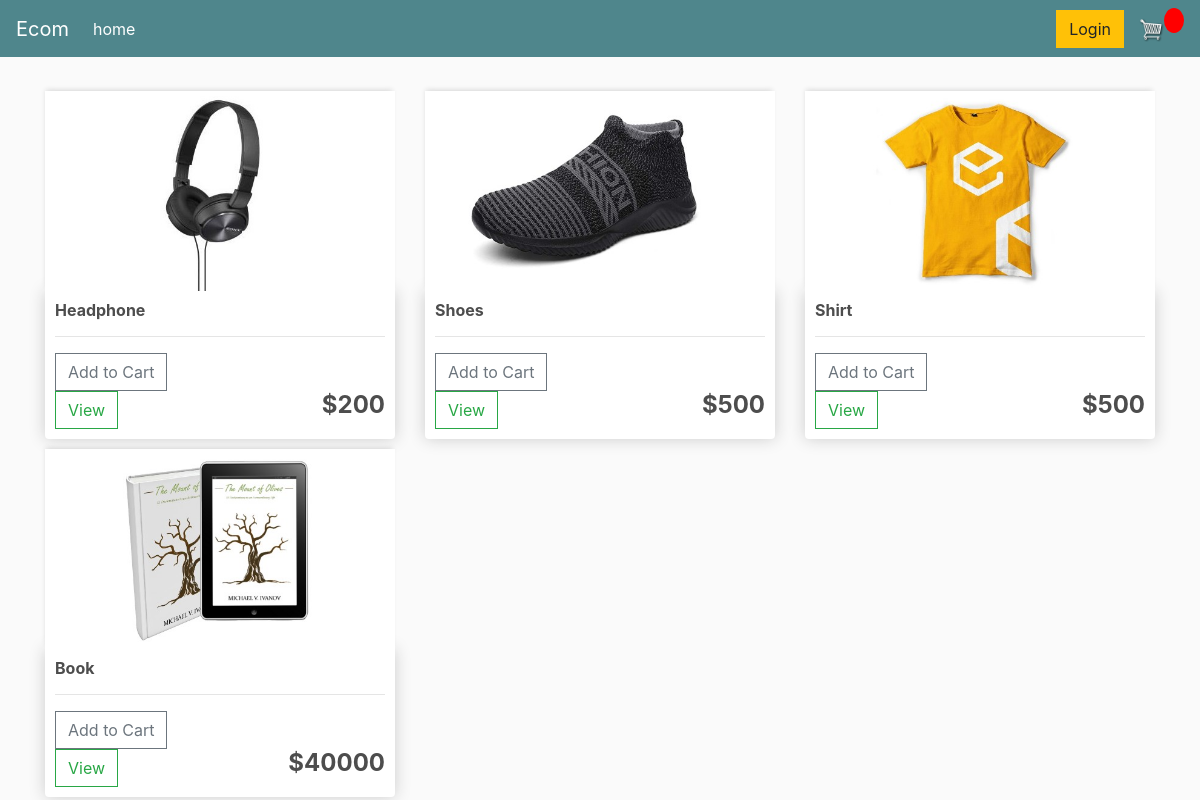
The page / on the database its author committed.
### home/models.py (models this page shows)
class Product(models.Model):
    name = models.CharField(max_length= 100)
    price = models.IntegerField()
    digital = models.BooleanField(default=False,null=True, blank=True)
    image = models.ImageField(upload_to="product_images",default="placeholder.png")

### home/views.py (the view)
# urls.py: 2. Add a URL to urlpatterns:  path('', views.home, name='home')
def home(request):
    products = Product.objects.all()
    user = request.user
    context = {'products':products,'user': user}
    return render(request,'home/store.html',context)

### home/templates/home/store.html (shortened to what this page needs)
{% extends 'home/main.html' %}
{% load static %}
{% block content %}
	<div class="row">
		{% for product in products %}
		<div class="col-lg-4">
			<img class="thumbnail" src="{{product.image.url}}">
			<div class="box-element product">
				<h6><strong>{{product.name}}</strong></h6>
				<hr>
				<form action="add_cart" method="POST">
				<button value="{{product.id}}" name="add" class="btn btn-outline-secondary add-btn update-cart">Add to Cart</button>
				</form>
				<a class="btn btn-outline-success" href="#">View</a>
				<h4 style="display: inline-block; float: right"><strong>${{product.price}}</strong></h4>
			</div>
		</div>
		{% endfor %}
	</div>
{% endblock content %}

### static/css/main.css (style rules this page uses)
body { background-color: hsl(0, 0%, 98%); }
h1,h2,h3,h4,h5,h6 { color:hsl(0, 0%, 30%); }
.box-element { box-shadow:hsl(0, 0%, 80%) 0 0 16px; background-color: #fff; border-radius: 4px; padding: 10px; }
.thumbnail { width: 100%; height: 200px; -webkit-box-shadow: -1px -3px 5px -2px rgba(214,214,214,1); -moz-box-shadow: -1px -3px 5px -2px rgba(214,214,214,1); box-shadow: -1px -3px 5px -2px rgba(214,214,214,1); }
.product { border-radius: 0 0 4px 4px; }
.col-lg-4, .col-lg-6, .col-lg-8, .col-lg-12 { margin-top: 10px; }
.btn { border-radius: 0; }

### rows shown on the page
Product: image (picture), name "Headphone", {{ product.id }} 1 (drawn), price "200"
Product: image (picture), name "Shoes", {{ product.id }} 2 (drawn), price "500"
Product: image (picture), name "Shirt", {{ product.id }} 3 (drawn), price "500"
Product: image (picture), name "Book", {{ product.id }} 4 (drawn), price "40000"
